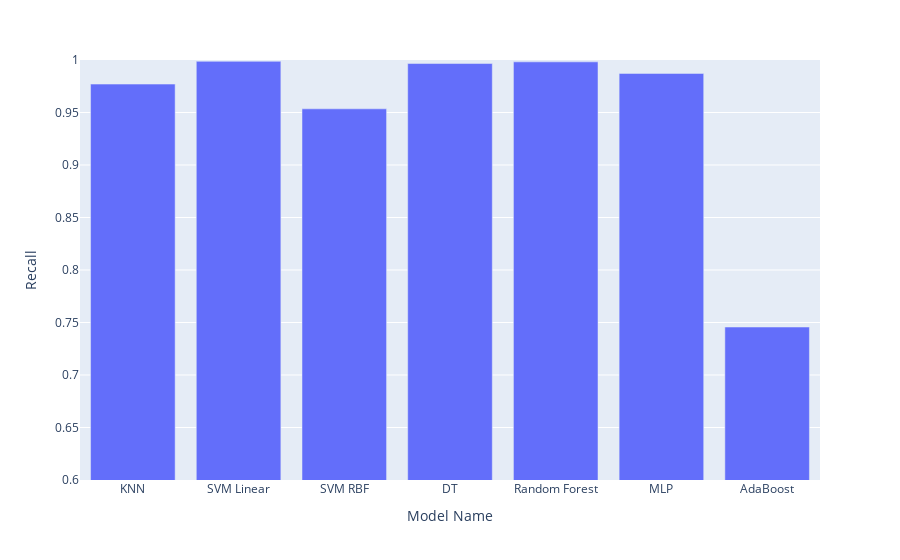

Write notebook code for a chart like this one.
### Code cell
fig = px.bar(x=models,
             y=[all_metrics[model]["recall"] for model in models],
             labels={
                 "x": "Model Name",
                 "y": "Recall"
             })
fig.update_yaxes(range=[0.6, 1])
fig.show()

### Figure 1 — Plotly figure (JSON) as saved in the notebook; plotly's stock layout.template omitted (floating-point values rounded to 4 significant figures)
{"data": [{"alignmentgroup": "True", "hovertemplate": "Model Name=%{x}<br>Recall=%{y}<extra></extra>", "legendgroup": "", "marker": {"color": "#636efa"}, "name": "", "offsetgroup": "", "orientation": "v", "showlegend": false, "textposition": "auto", "type": "bar", "x": ["KNN", "SVM Linear", "SVM RBF", "DT", "Random Forest", "MLP", "AdaBoost"], "xaxis": "x", "y": [0.9771, 0.9987, 0.9535, 0.9966, 0.9982, 0.9872, 0.7457], "yaxis": "y"}], "layout": {"autosize": true, "barmode": "relative", "legend": {"tracegroupgap": 0}, "margin": {"t": 60}, "xaxis": {"anchor": "y", "autorange": true, "domain": [0, 1], "range": [-0.5, 6.5], "title": {"text": "Model Name"}, "type": "category"}, "yaxis": {"anchor": "x", "domain": [0, 1], "range": [0.6, 1], "title": {"text": "Recall"}, "type": "linear"}}}
